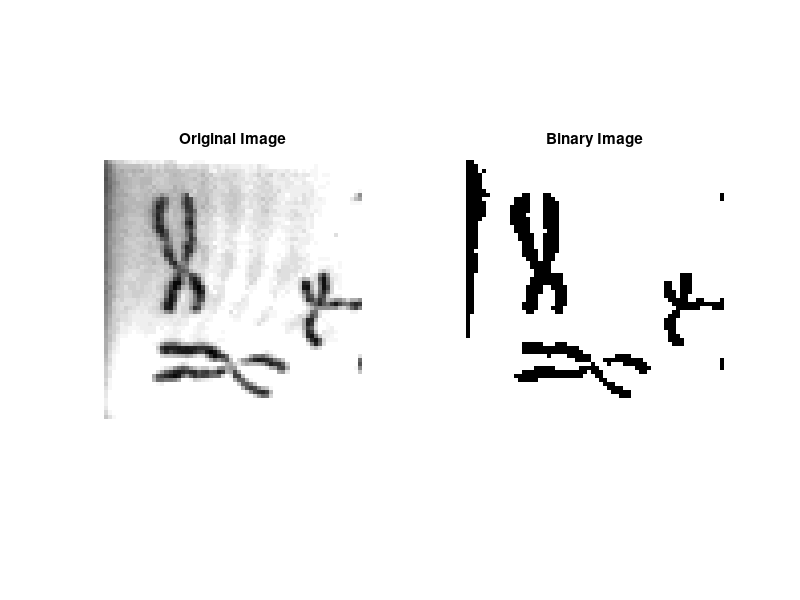
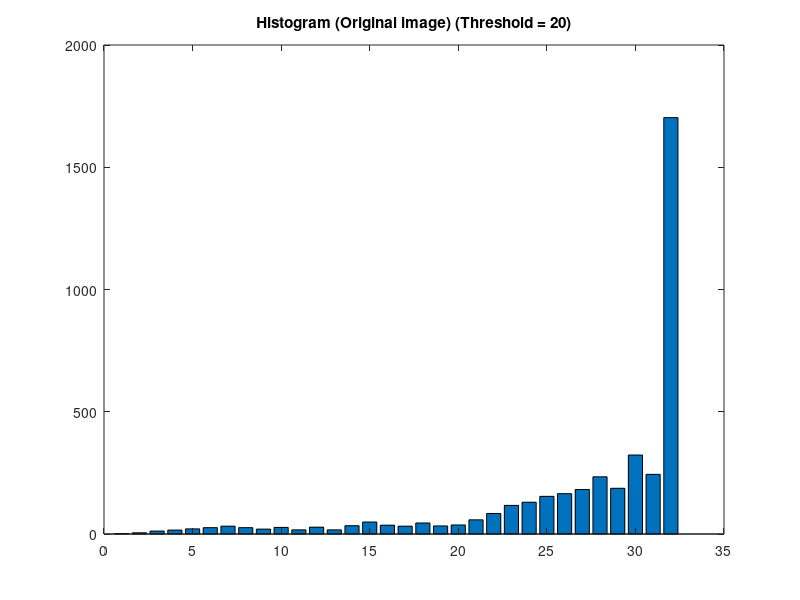

These figures' MATLAB source, in order: (Note: this script raises an error after producing the figures.)
% ME5405 Main Script for Image 1 (chromo.txt).
% Group Members: Brina Shong (A0170862A), Chester Chung (A0201459J), Zhu
% Rundong (A0263429Y).

clc;
clear;
close all;

% Reading the text file into array.
% fid = fopen("C:\Users\chest\OneDrive\Desktop\Chesters Folder\AY22-23 Semester 1 Modules\ME5405 Machine Vision\Part 1\Assignments\chromo.txt" , 'rt');
fid = fopen("chromo.txt",'rt');
indata = textscan(fid , '%s');
fclose(fid);
I = indata{1};
A = cell2mat(I);
[m , n] = size(A);

% Mapping the alphanumeric characters to gray values 0-31.
dict = containers.Map({'0' '1' '2' '3' '4' '5' '6' '7' '8' '9' 'A' 'B' 'C' 'D' 'E' 'F' 'G' 'H' 'I' 'J' 'K' 'L' 'M' 'N' 'O' 'P' 'Q' 'R' 'S' 'T' 'U' 'V'}, ...
     {0,1,2,3,4,5,6,7,8,9,10,11,12,13,14,15,16,17,18,19,20,21,22,23,24,25,26,27,28,29,30,31});

original_image = zeros(m,n);

k = 1;
for i = 1:m % rows
    for j = 1:n % columns
        original_image(j,i) = dict(A(k));
        k = k + 1;
    end
end

%% Display original image. (Task 1)
figure(1);
subplot(1,2,1);
imshow(original_image, [0 31]);
colormap(gray(32));
title("Original Image");

%% Thresholding and converting to binary image. (Task 2)
% Computing the Histogram.
H = zeros(1, 32);
for i = 1 : size(original_image , 1)
    for j = 1 : size(original_image , 2)
        H(original_image(i,j) + 1) = H(original_image(i,j) + 1) + 1;
    end
end

% Plotting the Histogram.
figure(2);
bar(H);
title('Histogram (Original image) (Threshold = 20)');

% Thresholding and converting to binary image. (Task 2)
min_level = min(min(original_image));
max_level = max(max(original_image));
threshold_image = zeros(m,n);
threshold = 20; % By trial & error and histogram visualization, this threshold value is the most appropriate.
for i = 1:m
    for j = 1:n
        if (original_image(i,j) > threshold)
            threshold_image(i,j) = 1;
        else
            threshold_image(i,j) = 0;
        end
    end
end

% Display Binary Image.
figure(1);
subplot(1,2,2);
imshow(threshold_image, [0 1]);
title("Binary Image");

%% Determine one-pixel thin image of objects (using Zhang-Suen Thinning
% Algorithm and Stentiford Thinning Algorithm). (Task 3)

% Zhang-Suen Thinning Algorithm.
thinned_image = threshold_image;
for k = 1:1000   % Number of iterations
    for i = 2:m-1
        for j = 2:n-1
            if (thinned_image(i,j) == 0)
                if (zs_con_1(thinned_image,i,j) && zs_con_2(thinned_image,i,j) && zs_con_3(thinned_image,i,j) && zs_con_4(thinned_image,i,j))
                    thinned_image(i,j) = 1; % Delete the pixel - change from object pixel to background pixel
                elseif (zs_con_1(thinned_image,i,j) && zs_con_2(thinned_image,i,j) && zs_con_5(thinned_image,i,j) && zs_con_6(thinned_image,i,j))
                    thinned_image(i,j) = 1;
                end
            end
        end
    end
end

% Stentiford Thinning Algorithm.
% Template Type
T1 = [0 , 1 , 1]';
T2 = T1';
T3 = [1 , 1 , 0]';
T4 = T3';

[row, col, plane] = size(original_image);
imgBin = double(binary_image(original_image, 20));
ouImg = imgBin;
S = [1 3 5 7];
checkVal = 2;
template = 1;
outBinary = zeros(row,col);
con = 5;

while (con < 15)
    for i = 2:row-1
        for j = 2:col-1
            window = imgBin(i-1:i+1 , j-1:j+1);
            if (template == 1)
                andOp1 = isequal(window(:,2) , T1);
                matchTemplate = andOp1;
            end
            if (template == 2)
                andOp1 = isequal(window(2,:) , T2);
                matchTemplate = andOp1;
            end
            if (template == 3)
                andOp1 = isequal(window(:,2) , T3);
                matchTemplate = andOp1;
            end
            if (template == 4)
                andOp1 = isequal(window(2,:) , T4);
                matchTemplate = andOp1;
            end

            % Connectivity number
            [Cn, EndPoint] = connectivityFun(window);

            if imgBin(i,j) == 1
                if ((matchTemplate) == 1)
                    if Cn == 1
                        if (EndPoint ~= 0)
                            outBinary(i,j) = 1;
                        end
                    end
                end
            end
        end
    end
    checkVal = sum(sum(outBinary));
    if (checkVal == 0)
        con = con + 1;
    end

    binVal = find(outBinary == 1);
    imgBin(binVal) = 0;
    outBinary = zeros(row , col);
    template = template + 1;

    % Iteration
    if template == 5
        outBinary = zeros(row,col);
        template = 1;
    end
end

for i = 1:row
    for j = 1:col
        if imgBin(i,j) == 0
            imgBin(i,j) = 1;
        elseif imgBin(i,j) == 1
            imgBin(i,j) = 0;
        end
    end
end


% Display one-pixel thin image of objects and compare with binary image. 
figure(3);
subplot(2,2,1);
imshow(threshold_image , [0 1]);
title("Binary image");
subplot(2,2,2);
imshow(thinned_image , [0 1]);
title("Zhang-Suen Thinned image");
subplot(2,2,3);
imshow(imgBin,[0 1]);
title('Stentiford Thinned Image');

%% Determine the outlines. (Task 4)

[outlined_image] = getoutline(threshold_image);
figure(4);
subplot(1,2,1);
imshow(threshold_image);
title("Binary Image");
subplot(1,2,2);
imshow(outlined_image);
title('Outlined Image');

% For comparison with our outlined image.
BW2 = bwmorph(~threshold_image,'remove');
BW2 = ~BW2;
figure(5);
subplot(1,2,1);
imshow(outlined_image);
title('Our Outlined Image');
subplot(1,2,2);
imshow(BW2);
title('MATLAB Outlined Image');

%% Label the different objects. (Task 5)
[labelled_image, coloured_image] = label(~threshold_image, 4);
figure(6);
subplot(1,2,1);
imshow(coloured_image)
title('4-Connectivity Labelled Image');
[labelled_image, coloured_image] = label(~threshold_image, 8);
subplot(1,2,2);
imshow(coloured_image)
title('8-Connectivity Labelled Image');

%% Rotate the original image by 30 degrees, 60 degrees and 90 degrees
% respectively. (Task 6)
rot_angle = pi/6; % 30 degrees
T = [cos(rot_angle),-sin(rot_angle) 0; sin(rot_angle),cos(rot_angle) 0; 0 0 1];
im = original_image;
method = 'nearest';
step = 0.05;
rot_image_30 = imgeomt(T , im , method, step);

figure(7);
subplot(2,2,1);
imshow(original_image, [0 31])
title('Original image');
subplot(2,2,2);
imshow(rot_image_30, [0 31]);
title("Rotated by 30 degrees");

rot_angle = pi/3; % 60 degrees
T = [cos(rot_angle),-sin(rot_angle) 0; sin(rot_angle),cos(rot_angle) 0; 0 0 1];
method = 'nearest';
step = 0.05;
rot_image_60 = imgeomt(T , im , method, step);

figure(7);
subplot(2,2,3);
imshow(rot_image_60 , [0 31]);
title("Rotated by 60 degrees");

rot_angle = pi/2; % 90 degrees
T = [cos(rot_angle),-sin(rot_angle) 0; sin(rot_angle),cos(rot_angle) 0; 0 0 1];
method = 'nearest';
step = 0.05;
rot_image_90 = imgeomt(T , im , method, step);

figure(7);
subplot(2,2,4);
imshow(rot_image_90 , [0 31]);
title("Rotated by 90 degrees");

% Comparison between bilinear interpolation, nearest neighbors, and bicubic interpolation.
rot_angle = pi/3; % 60 degrees
T = [cos(rot_angle),-sin(rot_angle) 0; sin(rot_angle),cos(rot_angle) 0; 0 0 1];
method = 'nearest';
step = 0.05;
rot_image_60 = imgeomt(T , im , method, step);

figure(8);
subplot(2,2,1);
imshow(rot_image_60 , [0 31]);
title("Nearest Neighbours");

rot_angle = pi/3; % 60 degrees
T = [cos(rot_angle),-sin(rot_angle) 0; sin(rot_angle),cos(rot_angle) 0; 0 0 1];
method = 'linear';
step = 0.05;
rot_image_60 = imgeomt(T , im , method, step);

figure(8);
subplot(2,2,2);
imshow(rot_image_60 , [0 31]);
title("Bilinear interpolation");

rot_angle = pi/3; % 60 degrees
T = [cos(rot_angle),-sin(rot_angle) 0; sin(rot_angle),cos(rot_angle) 0; 0 0 1];
method = 'cubic';
step = 0.05;
rot_image_60 = imgeomt(T , im , method, step);

figure(8);
subplot(2,2,3);
imshow(rot_image_60 , [0 31]);
title("Bicubic interpolation");
